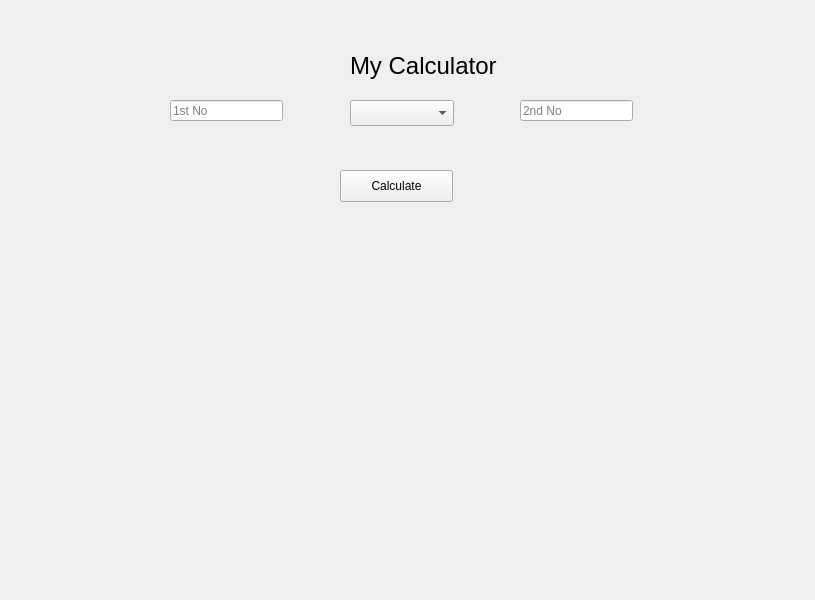
<?xml version="1.0" encoding="UTF-8"?>
<ui version="4.0">
 <class>MainWindow</class>
 <widget class="QMainWindow" name="MainWindow">
  <property name="geometry">
   <rect>
    <x>0</x>
    <y>0</y>
    <width>815</width>
    <height>600</height>
   </rect>
  </property>
  <property name="sizePolicy">
   <sizepolicy hsizetype="Expanding" vsizetype="Expanding">
    <horstretch>0</horstretch>
    <verstretch>0</verstretch>
   </sizepolicy>
  </property>
  <property name="minimumSize">
   <size>
    <width>500</width>
    <height>500</height>
   </size>
  </property>
  <property name="windowTitle">
   <string>MainWindow</string>
  </property>
  <widget class="QWidget" name="centralwidget">
   <widget class="QLabel" name="label">
    <property name="geometry">
     <rect>
      <x>350</x>
      <y>50</y>
      <width>151</width>
      <height>31</height>
     </rect>
    </property>
    <property name="font">
     <font>
      <pointsize>18</pointsize>
     </font>
    </property>
    <property name="text">
     <string>My Calculator</string>
    </property>
   </widget>
   <widget class="QLineEdit" name="first">
    <property name="geometry">
     <rect>
      <x>170</x>
      <y>100</y>
      <width>113</width>
      <height>21</height>
     </rect>
    </property>
    <property name="placeholderText">
     <string>1st No</string>
    </property>
   </widget>
   <widget class="QComboBox" name="ops">
    <property name="geometry">
     <rect>
      <x>350</x>
      <y>100</y>
      <width>104</width>
      <height>26</height>
     </rect>
    </property>
   </widget>
   <widget class="QLineEdit" name="second">
    <property name="geometry">
     <rect>
      <x>520</x>
      <y>100</y>
      <width>113</width>
      <height>21</height>
     </rect>
    </property>
    <property name="placeholderText">
     <string>2nd No</string>
    </property>
   </widget>
   <widget class="QPushButton" name="button">
    <property name="geometry">
     <rect>
      <x>340</x>
      <y>170</y>
      <width>113</width>
      <height>32</height>
     </rect>
    </property>
    <property name="text">
     <string>Calculate</string>
    </property>
   </widget>
   <widget class="QLabel" name="answer">
    <property name="geometry">
     <rect>
      <x>370</x>
      <y>240</y>
      <width>60</width>
      <height>16</height>
     </rect>
    </property>
    <property name="text">
     <string/>
    </property>
   </widget>
  </widget>
 </widget>
 <resources/>
 <connections>
  <connection>
   <sender>button</sender>
   <signal>clicked()</signal>
   <receiver>MainWindow</receiver>
   <slot>on_calculate()</slot>
   <hints>
    <hint type="sourcelabel">
     <x>399</x>
     <y>187</y>
    </hint>
    <hint type="destinationlabel">
     <x>528</x>
     <y>226</y>
    </hint>
   </hints>
  </connection>
 </connections>
 <slots>
  <slot>on_calculate()</slot>
 </slots>
</ui>
